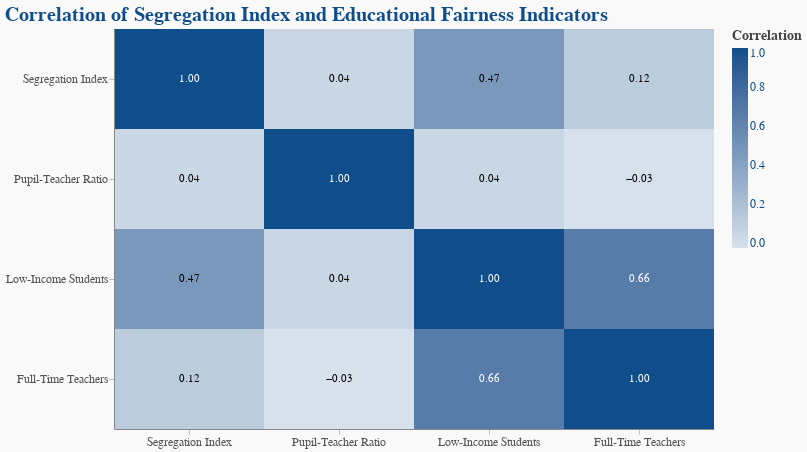

The code cell stored with this chart in its notebook:
### Code cell
heatmap = alt.Chart(correlation_matrix).mark_rect().encode(
    x=alt.X("Variable 1:N", title=None, sort=None, axis=alt.Axis(labelAngle=0)),
    y=alt.Y("Variable 2:N", title=None, sort=None),
    color=alt.Color("Correlation:Q", scale=alt.Scale(range=['#d7e1eb','#104e8b']), title="Correlation"),
    tooltip=["Variable 1", "Variable 2", "Correlation"]
).properties(
    title="Correlation of Segregation Index and Educational Fairness Indicators",
    width=600,
    height=400
)

text_labels = alt.Chart(correlation_matrix).mark_text(baseline='middle').encode(
    x=alt.X("Variable 1:N", sort=None),
    y=alt.Y("Variable 2:N", sort=None),
    text=alt.Text("Correlation:Q", format=".2f"),
    color=alt.condition(
        "datum.Correlation > 0.5", alt.value("white"), alt.value("black")
    )
)

heatmap + text_labels

### Figure 1 — Vega-Lite specification as saved in the notebook (floating-point values rounded to 4 significant figures)
{"config": {"view": {"stroke": "transparent"}, "background": "#f9f9f9", "title": {"fontSize": 20, "anchor": "start", "color": "#104e8b"}, "axis": {"labelFontSize": 12, "titleFontSize": 14, "titleColor": "#104e8b", "labelColor": "#555", "gridColor": "#ddd", "gridDash": [2, 2], "tickColor": "#bbb"}, "legend": {"labelFontSize": 12, "titleFontSize": 14, "labelColor": "#104e8b", "titleColor": "#444"}, "mark": {"color": "#104e8b", "tooltip": true}, "bar": {"fill": "#376b9e", "stroke": "#104e8b", "strokeWidth": 0.5}, "line": {"stroke": "#b22222", "strokeWidth": 2}, "point": {"filled": true, "fill": "#b22222", "stroke": "#d09090", "size": 50}, "area": {"fill": "#e5b5b5", "opacity": 0.5}}, "layer": [{"mark": {"type": "rect"}, "encoding": {"color": {"field": "Correlation", "scale": {"range": ["#d7e1eb", "#104e8b"]}, "title": "Correlation", "type": "quantitative"}, "tooltip": [{"field": "Variable 1", "type": "nominal"}, {"field": "Variable 2", "type": "nominal"}, {"field": "Correlation", "type": "quantitative"}], "x": {"axis": {"labelAngle": 0}, "field": "Variable 1", "sort": null, "title": null, "type": "nominal"}, "y": {"field": "Variable 2", "sort": null, "title": null, "type": "nominal"}}, "title": "Correlation of Segregation Index and Educational Fairness Indicators"}, {"mark": {"type": "text", "baseline": "middle"}, "encoding": {"color": {"condition": {"test": "datum.Correlation > 0.5", "value": "white"}, "value": "black"}, "text": {"field": "Correlation", "format": ".2f", "type": "quantitative"}, "x": {"field": "Variable 1", "sort": null, "type": "nominal"}, "y": {"field": "Variable 2", "sort": null, "type": "nominal"}}}], "data": {"name": "data-fd6a17337245ee9f44b9051c3adca779"}, "height": 400, "width": 600, "$schema": "https://vega.github.io/schema/vega-lite/v5.16.3.json", "datasets": {"data-fd6a17337245ee9f44b9051c3adca779": [{"Variable 1": "Segregation Index", "Variable 2": "Segregation Index", "Correlation": 1.0}, {"Variable 1": "Pupil-Teacher Ratio", "Variable 2": "Segregation Index", "Correlation": 0.03729}, {"Variable 1": "Low-Income Students", "Variable 2": "Segregation Index", "Correlation": 0.4688}, {"Variable 1": "Full-Time Teachers", "Variable 2": "Segregation Index", "Correlation": 0.1152}, {"Variable 1": "Segregation Index", "Variable 2": "Pupil-Teacher Ratio", "Correlation": 0.03729}, {"Variable 1": "Pupil-Teacher Ratio", "Variable 2": "Pupil-Teacher Ratio", "Correlation": 1.0}, {"Variable 1": "Low-Income Students", "Variable 2": "Pupil-Teacher Ratio", "Correlation": 0.04312}, {"Variable 1": "Full-Time Teachers", "Variable 2": "Pupil-Teacher Ratio", "Correlation": -0.02784}, {"Variable 1": "Segregation Index", "Variable 2": "Low-Income Students", "Correlation": 0.4688}, {"Variable 1": "Pupil-Teacher Ratio", "Variable 2": "Low-Income Students", "Correlation": 0.04312}, {"Variable 1": "Low-Income Students", "Variable 2": "Low-Income Students", "Correlation": 1.0}, {"Variable 1": "Full-Time Teachers", "Variable 2": "Low-Income Students", "Correlation": 0.662}, {"Variable 1": "Segregation Index", "Variable 2": "Full-Time Teachers", "Correlation": 0.1152}, {"Variable 1": "Pupil-Teacher Ratio", "Variable 2": "Full-Time Teachers", "Correlation": -0.02784}, {"Variable 1": "Low-Income Students", "Variable 2": "Full-Time Teachers", "Correlation": 0.662}, {"Variable 1": "Full-Time Teachers", "Variable 2": "Full-Time Teachers", "Correlation": 1.0}]}}
